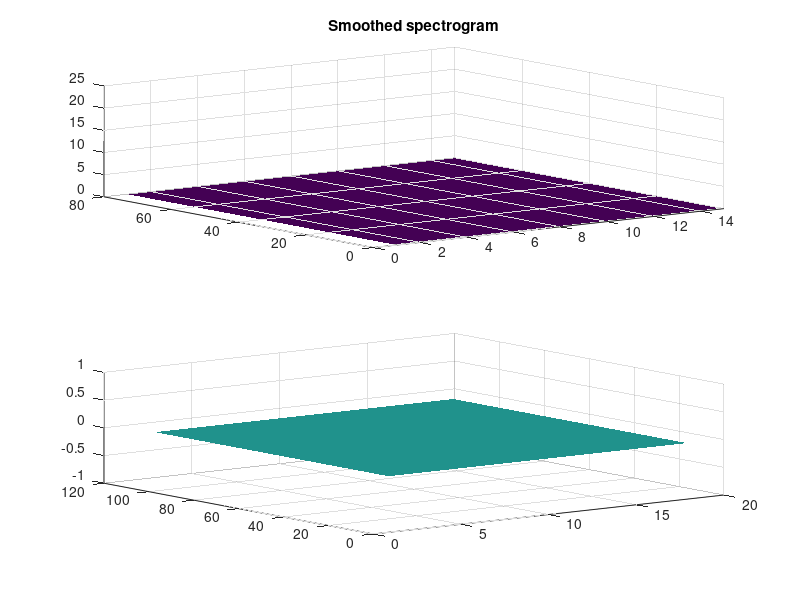

This chart was generated by the following MATLAB code: (Note: this script raises an error after producing the figure.)
%% Correlation Detector

%% CONSTANTS
FRAME_SIZE = 1024;
WINDOW_SIZE = 4096;
SPEC_OVERLAP = WINDOW_SIZE/2;
NUM_CHANNELS = 2;
SAMPLE_RATE_HZ = 44100;
FRAMES_TO_HOLD = 15;

CALIBRATION_DURATION = 1;

LOWEST_FREQ_BIN = 20;
HIGHEST_FREQ_BIN = 100;

CORRELATION_THRESHOLD = 0.25;

F_AXIS = linspace(LOWEST_FREQ_BIN/(WINDOW_SIZE/2)*SAMPLE_RATE_HZ,...
    HIGHEST_FREQ_BIN/(WINDOW_SIZE/2)*SAMPLE_RATE_HZ, ...
    HIGHEST_FREQ_BIN-LOWEST_FREQ_BIN+1);

%% FIGURE PREP
figure;
subplot(2,1,1)
hSurf1 = surf(zeros(91,15), 'EdgeColor', 'none');
%NEED TO PARAMETRIZE THE 91,15 THING
title('Smoothed spectrogram')
hAxis = gca;
axis([0 FRAMES_TO_HOLD 0 HIGHEST_FREQ_BIN-LOWEST_FREQ_BIN 0 25 1 15])
caxis manual
subplot(2,1,2)
hSurf2 = surf(zeros(105,18),'EdgeColor','none');

%% VARIABLES
load('CorrTemplates_44100Hz.mat')

audioRecorder = dsp.AudioRecorder('NumChannels',NUM_CHANNELS,...
    'SamplesPerFrame',FRAME_SIZE,'SampleRate',SAMPLE_RATE_HZ);

% preallocation for large variables
timeseriesBuffer = zeros(FRAMES_TO_HOLD*FRAME_SIZE,NUM_CHANNELS);
current2Window = zeros(2*WINDOW_SIZE,NUM_CHANNELS);
S = zeros(HIGHEST_FREQ_BIN-LOWEST_FREQ_BIN+1,FRAMES_TO_HOLD); % FRAMES_TO_HOLD/SPEC_OVERLAP*WINDOW_SIZE
S_smooth = zeros(HIGHEST_FREQ_BIN-LOWEST_FREQ_BIN+1,size(S,2));

%% PREPROCESSING
% disp('Calibrating...')
% backspect = backgroundSpectrum(CALIBRATION_DURATION,SAMPLE_RATE_HZ,...
%     WINDOW_SIZE,SPEC_OVERLAP);
% disp('Calibrating completed')

%% PROCESSING LOOP
disp('Processing started')
channelNum = 1;
tic;
while toc < 60
    
    % save the audio data to the buffer
%     timeseriesBuffer = [step(audioRecorder); ...
%     timeseriesBuffer(1:(size(timeseriesBuffer,1)-FRAME_SIZE),:)];
% 
%     S = spectrogram(timeseriesBuffer(:,channelNum),...
%         WINDOW_SIZE,SPEC_OVERLAP);
%     S = S(LOWEST_FREQ_BIN:HIGHEST_FREQ_BIN,:);
    
 % faster processing code:
    currentFrame = step(audioRecorder);
    current2Window = [currentFrame; current2Window(1:(WINDOW_SIZE-FRAME_SIZE),:)];
    Snew = spectrogram(current2Window(:,channelNum),WINDOW_SIZE,SPEC_OVERLAP);
    Snew = Snew(LOWEST_FREQ_BIN:HIGHEST_FREQ_BIN,:);
    S = [Snew S(:,1:size(S,2)-1)];
    
    S_smooth = smoothSpectrogram(S);
    S_smooth(S_smooth<(1.1*mean(mean(abs(S_smooth))))) = 0;
    S_smooth(S_smooth<0.2) = 0;
    % S_smooth = S_smooth-backspect;
    
    correlationResult = normxcorr2(template,S_smooth);
    correlationResult(correlationResult<CORRELATION_THRESHOLD) = 0;
    correlationResult(correlationResult>0) = 1;
    
    
    out = filter2([-0.5; 0.0; 0.5], correlationResult(:,1));
    
    %subplot(2,1,2)
    set(hSurf1,'ZData',abs(S_smooth));
    set(hSurf2, 'ZData', correlationResult);
    drawnow;
%     for i = 1:length(out)
%         
%     end
    
    
end
disp('Processed finished')

